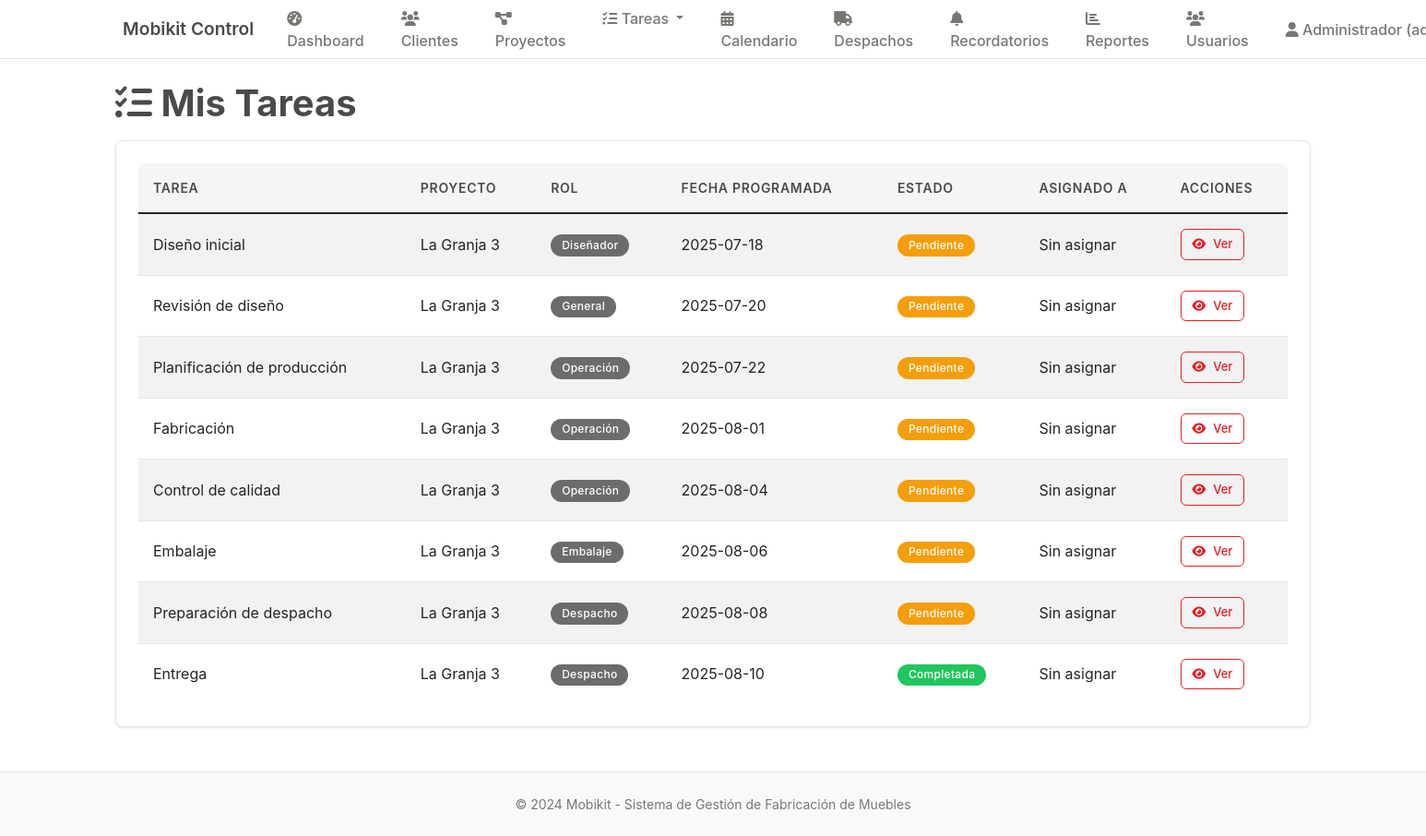
The page /tareas (signed in) on the database its author committed.
### tables this page shows
CREATE TABLE tareas (
    id INTEGER PRIMARY KEY AUTOINCREMENT,
    proyecto_id INTEGER NOT NULL,
    codigo TEXT, -- Código de tarea opcional
    titulo TEXT NOT NULL,
    descripcion TEXT,
    tipo TEXT DEFAULT 'general' CHECK (tipo IN ('diseño', 'fabricación', 'control_calidad', 'embalaje', 'despacho', 'general')),
    rol_asignado TEXT NOT NULL,
    usuario_asignado_id INTEGER,
    area_id INTEGER,
    estado TEXT DEFAULT 'pendiente' CHECK (estado IN ('pendiente', 'en_progreso', 'pausada', 'completada', 'cancelada')),
    prioridad TEXT DEFAULT 'media' CHECK (prioridad IN ('baja', 'media', 'alta', 'urgente')),
    fecha_programada DATE,
    fecha_inicio TIMESTAMP,
    fecha_completada TIMESTAMP,
    tiempo_estimado INTEGER, -- En horas
    tiempo_real INTEGER, -- En horas
    dependencias TEXT, -- JSON con IDs de tareas dependientes
    observaciones TEXT,
    created_at TIMESTAMP DEFAULT CURRENT_TIMESTAMP,
    updated_at TIMESTAMP DEFAULT CURRENT_TIMESTAMP, etapa_fabricacion TEXT 
                CHECK (etapa_fabricacion IN ('seccionado', 'enchapado', 'mecanizado', 'fabricacion_completo')),
    FOREIGN KEY (proyecto_id) REFERENCES proyectos (id),
    FOREIGN KEY (usuario_asignado_id) REFERENCES usuarios (id),
    FOREIGN KEY (area_id) REFERENCES areas (id)
);

CREATE TABLE proyectos (
    id INTEGER PRIMARY KEY AUTOINCREMENT,
    codigo TEXT UNIQUE NOT NULL, -- Código único del proyecto
    nombre TEXT NOT NULL,
    cliente_id INTEGER NOT NULL,
    descripcion TEXT,
    estado TEXT DEFAULT 'diseño' CHECK (estado IN ('diseño', 'aprobado', 'producción', 'embalaje', 'despacho', 'entregado', 'cancelado')),
    prioridad TEXT DEFAULT 'media' CHECK (prioridad IN ('baja', 'media', 'alta', 'urgente')),
    fecha_inicio DATE,
    fecha_entrega DATE,
    fecha_entrega_real DATE,
    diseñador_id INTEGER,
    supervisor_id INTEGER,
    presupuesto DECIMAL(12,2),
    costo_real DECIMAL(12,2),
    observaciones TEXT,
    created_at TIMESTAMP DEFAULT CURRENT_TIMESTAMP,
    updated_at TIMESTAMP DEFAULT CURRENT_TIMESTAMP,
    FOREIGN KEY (cliente_id) REFERENCES clientes (id),
    FOREIGN KEY (diseñador_id) REFERENCES usuarios (id),
    FOREIGN KEY (supervisor_id) REFERENCES usuarios (id)
);

### main.py (the view, shortened to what this page needs)
@app.route('/tareas')
@login_required
def tareas():
    conn = sqlite3.connect('mobikit.db')
    cursor = conn.cursor()
    if session['user_role'] == 'admin':
        cursor.execute('''
            SELECT t.id, t.titulo, p.nombre as proyecto, t.rol_asignado,
                   t.fecha_programada, t.estado, u.nombre as asignado
            FROM tareas t
            JOIN proyectos p ON t.proyecto_id = p.id
            LEFT JOIN usuarios u ON t.usuario_asignado_id = u.id
            ORDER BY t.fecha_programada ASC
        ''')
    tareas_list = cursor.fetchall()
    conn.close()
    return render_template('tareas.html', tareas=tareas_list)

### main.py (called while the page is built)
def login_required(f):
    @wraps(f)
    def decorated_function(*args, **kwargs):
        if 'user_id' not in session:
            return redirect(url_for('login'))
        return f(*args, **kwargs)
    return decorated_function

### templates/tareas.html (shortened to what this page needs)
{% extends "base.html" %}
{% block content %}
<h1><i class="fas fa-tasks"></i> Mis Tareas</h1>
<div class="card">
    <div class="card-body">
        {% if tareas %}
        <div class="table-responsive">
            <table class="table table-striped">
                <thead>
                    <tr>
                        <th>Tarea</th>
                        <th>Proyecto</th>
                        <th>Rol</th>
                        <th>Fecha Programada</th>
                        <th>Estado</th>
                        <th>Asignado a</th>
                        <th>Acciones</th>
                    </tr>
                </thead>
                <tbody>
                    {% for tarea in tareas %}
                    <tr>
                        <td>{{ tarea[1] }}</td>
                        <td>{{ tarea[2] }}</td>
                        <td>
                            <span class="badge bg-secondary">{{ tarea[3]|title }}</span>
                        </td>
                        <td>{{ tarea[4] if tarea[4] else 'Sin fecha' }}</td>
                        <td>
                            <span class="badge bg-{{ 'success' if tarea[5] == 'completada' else 'warning' }}">
                                {{ tarea[5]|title }}
                            </span>
                        </td>
                        <td>{{ tarea[6] if tarea[6] else 'Sin asignar' }}</td>
                        <td>
                            <a href="{{ url_for('tarea_detalle', tarea_id=tarea[0]) }}" class="btn btn-sm btn-outline-primary">
                                <i class="fas fa-eye"></i> Ver
                            </a>
                        </td>
                    </tr>
                    {% endfor %}
                </tbody>
            </table>
        </div>
        {% else %}
        <div class="text-center py-4">
            <i class="fas fa-tasks fa-3x text-muted mb-3"></i>
            <h5>No tienes tareas asignadas</h5>
            <p class="text-muted">Las tareas aparecerán aquí cuando sean asignadas a tu rol.</p>
        </div>
        {% endif %}
    </div>
</div>
{% endblock %}

### templates/base.html (shortened to what this page needs)
<!DOCTYPE html>
<html lang="es">
<head>
    <link href="https://cdn.jsdelivr.net/npm/bootstrap@5.1.3/dist/css/bootstrap.min.css" rel="stylesheet">
    <link href="https://cdnjs.cloudflare.com/ajax/libs/font-awesome/6.0.0/css/all.min.css" rel="stylesheet">
    <link href="{{ url_for('static', filename='css/style.css') }}" rel="stylesheet">
</head>
<body>
    <nav class="navbar navbar-expand-lg navbar-dark bg-primary">
        <div class="container">
            <a class="navbar-brand mobikit-logo" href="{{ url_for('dashboard') }}">
                <span>Mobikit Control</span>
            </a>
            {% if session.user_id %}
            <div class="collapse navbar-collapse" id="navbarNav">
                <ul class="navbar-nav me-auto">
                    <li class="nav-item">
                        <a class="nav-link" href="{{ url_for('dashboard') }}">
                            <i class="fas fa-tachometer-alt"></i> Dashboard
                        </a>
                    </li>
                    <li class="nav-item">
                        <a class="nav-link" href="{{ url_for('clientes') }}">
                            <i class="fas fa-users"></i> Clientes
                        </a>
                    </li>
                    <li class="nav-item">
                        <a class="nav-link" href="{{ url_for('proyectos') }}">
                            <i class="fas fa-project-diagram"></i> Proyectos
                        </a>
                    </li>
                    <li class="nav-item dropdown">
                        <a class="nav-link dropdown-toggle" href="#" id="tareasDropdown" role="button" data-bs-toggle="dropdown">
                            <i class="fas fa-tasks"></i> Tareas
                        </a>
                    </li>
                    <li class="nav-item">
                        <a class="nav-link" href="{{ url_for('calendario') }}">
                            <i class="fas fa-calendar-alt"></i> Calendario
                        </a>
                    </li>
                    {% if session.user_role in ['admin', 'general'] %}
                    <li class="nav-item">
                            <a class="nav-link" href="{{ url_for('despachos') }}">
                                <i class="fas fa-truck"></i> Despachos
                            </a>
                        </li>
                        <li class="nav-item">
                            <a class="nav-link" href="{{ url_for('recordatorios_activos') }}">
                                <i class="fas fa-bell"></i> Recordatorios
                            </a>
                        </li>
                        <li class="nav-item">
                            <a class="nav-link" href="{{ url_for('reportes') }}">
                                <i class="fas fa-chart-bar"></i> Reportes
                            </a>
                        </li>
                    {% endif %}
                    {% if session.user_role == 'admin' %}
                    <li class="nav-item">
                        <a class="nav-link" href="{{ url_for('usuarios') }}">
                            <i class="fas fa-users"></i> Usuarios
                        </a>
                    </li>
                    {% endif %}
                </ul>
                <ul class="navbar-nav">
                    <li class="nav-item dropdown">
                        <a class="nav-link dropdown-toggle" href="#" id="navbarDropdown" role="button" data-bs-toggle="dropdown">
                            <i class="fas fa-user"></i> {{ session.user_name }} ({{ session.user_role }})
                        </a>
                    </li>
                </ul>
            </div>
            {% endif %}
        </div>
    </nav>
    <main class="container mt-4">
        {% block content %}{% endblock %}
    </main>
    <footer class="bg-light mt-5 py-4">
        <div class="container text-center">
            <p class="mb-0">&copy; 2024 Mobikit - Sistema de Gestión de Fabricación de Muebles</p>
        </div>
    </footer>
</body>
</html>

### static/css/style.css (style rules this page uses)
:root { --mobikit-red: #E31E24; --mobikit-gray: #4A4A4A; --mobikit-light-gray: #6C6C6C; --mobikit-dark-gray: #2D2D2D; --mobikit-white: #FFFFFF; --mobikit-light-bg: #FAFAFA; --mobikit-border: #E5E5E5; --mobikit-hover: #F5F5F5; --mobikit-text-light: #787774; --mobikit-sidebar: #F7F6F3; }
* { box-sizing: border-box; }
body { font-family: -apple-system, BlinkMacSystemFont, 'Segoe UI', Roboto, 'Helvetica Neue', Arial, sans-serif; background-color: var(--mobikit-white); color: var(--mobikit-gray); line-height: 1.5; margin: 0; padding: 0; }
.navbar { background-color: var(--mobikit-white) !important; border-bottom: 1px solid var(--mobikit-border); padding: 0.75rem 1.5rem; box-shadow: none; height: 64px; position: sticky; top: 0; z-index: 1000; }
.navbar-brand { font-weight: 600; color: var(--mobikit-gray) !important; font-size: 1.2rem; display: flex; align-items: center; gap: 0.5rem; }
.nav-link { color: var(--mobikit-text-light) !important; font-weight: 500; padding: 0.5rem 1rem !important; border-radius: 6px; transition: all 0.2s ease; margin: 0 0.25rem; }
h1 { font-size: 2.5rem; font-weight: 700; color: var(--mobikit-gray); margin-bottom: 1rem; line-height: 1.2; }
.card { background-color: var(--mobikit-white); border: 1px solid var(--mobikit-border); border-radius: 8px; box-shadow: 0 1px 3px rgba(0, 0, 0, 0.1); margin-bottom: 1.5rem; overflow: hidden; transition: all 0.2s ease; }
.card-body { padding: 1.5rem; }
.btn { font-weight: 500; border-radius: 6px; padding: 0.5rem 1rem; font-size: 0.875rem; border: none; cursor: pointer; transition: all 0.2s ease; display: inline-flex; align-items: center; gap: 0.5rem; }
.btn-outline-primary { background-color: transparent; color: var(--mobikit-red); border: 1px solid var(--mobikit-red); }
.btn-sm { padding: 0.375rem 0.75rem; font-size: 0.8125rem; }
.table { background-color: var(--mobikit-white); border-radius: 8px; overflow: hidden; margin-bottom: 0; }
.table th { background-color: var(--mobikit-hover); border: none; font-weight: 600; color: var(--mobikit-gray); padding: 1rem; font-size: 0.875rem; text-transform: uppercase; letter-spacing: 0.05em; }
.table td { border: none; border-top: 1px solid var(--mobikit-border); padding: 1rem; vertical-align: middle; }
.badge { font-weight: 500; padding: 0.35rem 0.75rem; border-radius: 20px; font-size: 0.75rem; letter-spacing: 0.025em; }
.badge.bg-secondary { background-color: var(--mobikit-light-gray) !important; }
.badge.bg-success { background-color: #22C55E !important; }
.badge.bg-warning { background-color: #F59E0B !important; color: var(--mobikit-white) !important; }
a { color: var(--mobikit-red); text-decoration: none; }
footer { background-color: var(--mobikit-hover); color: var(--mobikit-text-light); text-align: center; padding: 2rem 0; margin-top: 3rem; border-top: 1px solid var(--mobikit-border); font-size: 0.875rem; }

### rows shown on the page
tareas: titulo "Diseño inicial", nombre "La Granja 3", rol_asignado "Diseñador", fecha_programada "2025-07-18", estado "Pendiente", tarea "Sin asignar"
tareas: titulo "Revisión de diseño", nombre "La Granja 3", rol_asignado "General", fecha_programada "2025-07-20", estado "Pendiente", tarea "Sin asignar"
tareas: titulo "Planificación de producción", nombre "La Granja 3", rol_asignado "Operación", fecha_programada "2025-07-22", estado "Pendiente", tarea "Sin asignar"
tareas: titulo "Fabricación", nombre "La Granja 3", rol_asignado "Operación", fecha_programada "2025-08-01", estado "Pendiente", tarea "Sin asignar"
tareas: titulo "Control de calidad", nombre "La Granja 3", rol_asignado "Operación", fecha_programada "2025-08-04", estado "Pendiente", tarea "Sin asignar"
tareas: titulo "Embalaje", nombre "La Granja 3", rol_asignado "Embalaje", fecha_programada "2025-08-06", estado "Pendiente", tarea "Sin asignar"
tareas: titulo "Preparación de despacho", nombre "La Granja 3", rol_asignado "Despacho", fecha_programada "2025-08-08", estado "Pendiente", tarea "Sin asignar"
tareas: titulo "Entrega", nombre "La Granja 3", rol_asignado "Despacho", fecha_programada "2025-08-10", estado "Completada", tarea "Sin asignar"

### other values the page prints
{{ session.user_name }} "Administrador"
